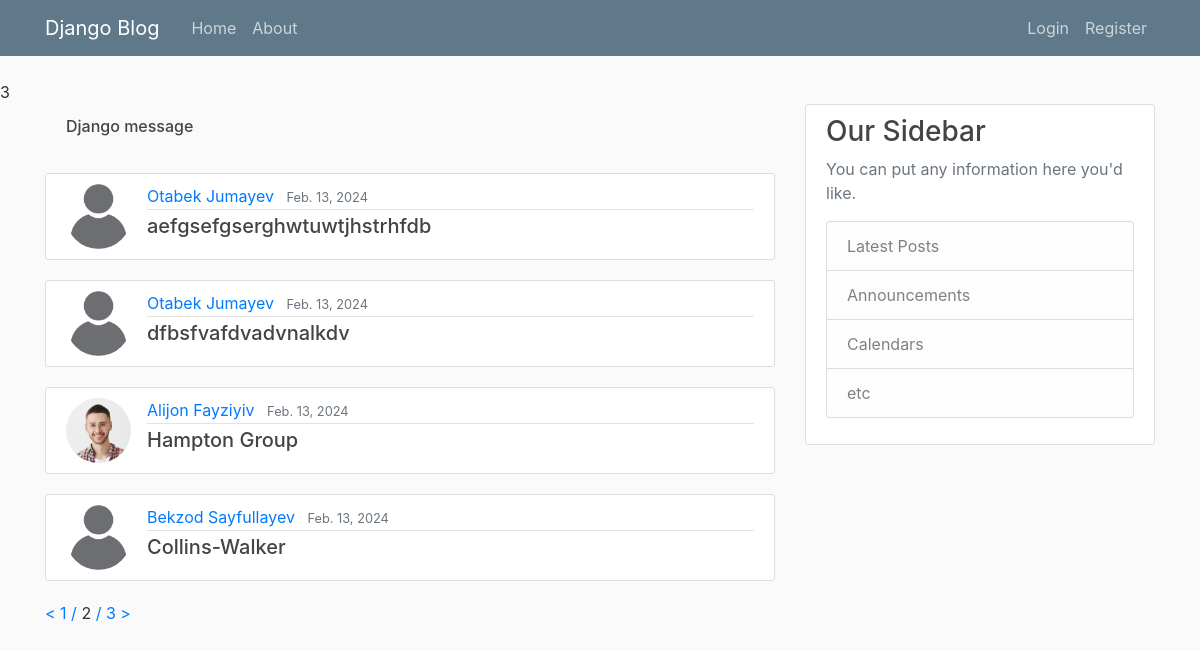
Screenshot of /?page=2 with the database file from the repository.
### blog/models.py (models this page shows, shortened)
class AbstractModel(models.Model):
    created_at = models.DateTimeField(auto_now_add=True)
    updated_at = models.DateTimeField(auto_now=True)
    class Meta:
        abstract = True

class Post(AbstractModel):
    title = models.CharField(max_length=128)
    content = models.TextField()
    published = models.DateField()
    is_active = models.BooleanField(default=False)
    author = models.ForeignKey("blog.User", CASCADE, "posts")

class User(AbstractUser, AbstractModel):
    avatar = models.ImageField(default='images.png')

### blog/views.py (the view)
# urls.py: path('', home_page, name="home-page"),
def home_page(request):
    if request.user.is_authenticated:
        posts = Post.objects.exclude(author=request.user).filter(is_active=True).order_by('published')
    else:
        posts = Post.objects.all().filter(is_active=True).order_by('published')
    size = request.GET.get('size', 4)
    page = request.GET.get('page', 1)
    paginator = Paginator(posts, size)
    page_obj = paginator.page(page)
    return render(request, 'blog/home.html', {'page_obj': page_obj})

### templates/blog/home.html
3{% extends 'blog/base.html' %}
{% load static %}
{% block body %}
    <main role="main" class="container">
        <div class="row">
            <div class="col-md-8">
                <div class="alert alert-{{ message.tags }}">
                    <h6>Django message</h6>
                </div>
                {% for post in page_obj %}
                    <article class="media content-section">
                        <img class="rounded-circle article-img" src="{{ post.author.avatar.url }}">
                        <div class="media-body">
                            <div class="article-metadata">
                                <a class="mr-2"
                                   href="{% url 'blog:user-profile' post.author.username %}">{{ post.author.first_name }} {{ post.author.last_name }}</a>
                                <small class="text-muted">{{ post.published }}</small>
                            </div>
                            <h5><a class="article-title"
                                   href="{% url 'blog:post-detail' post.pk %}">{{ post.title }}</a></h5>
                        </div>
                    </article>
                {% endfor %}
            </div>
            {% include 'blog/sidebar.html' %}
        </div>
        {% include 'blog/poginator.html' %}
    </main>
{% endblock %}

### blog/static/main.css (style rules this page uses)
body { background: #fafafa; color: #333333; margin-top: 5rem; }
h1, h2, h3, h4, h5, h6 { color: #444444; }
.content-section { background: #ffffff; padding: 10px 20px; border: 1px solid #dddddd; border-radius: 3px; margin-bottom: 20px; }
.article-title { color: #444444; }
.article-img { height: 65px; width: 65px; margin-right: 16px; }
.article-metadata { padding-bottom: 1px; margin-bottom: 4px; border-bottom: 1px solid #e3e3e3 }

### rows the page displays
Post: author.avatar (picture), author.first_name "Otabek", author.last_name "Jumayev", published "Feb. 13, 2024", title "aefgsefgserghwtuwtjhstrhfdb"
Post: author.avatar (picture), author.first_name "Otabek", author.last_name "Jumayev", published "Feb. 13, 2024", title "dfbsfvafdvadvnalkdv"
Post: author.avatar (picture), author.first_name "Alijon", author.last_name "Fayziyiv", published "Feb. 13, 2024", title "Hampton Group"
Post: author.avatar (picture), author.first_name "Bekzod", author.last_name "Sayfullayev", published "Feb. 13, 2024", title "Collins-Walker"

### other values shown
{{ page_obj.previous_page_number }} "1"
{{ page_obj.number }} "2"
{{ page_obj.next_page_number }} "3"
